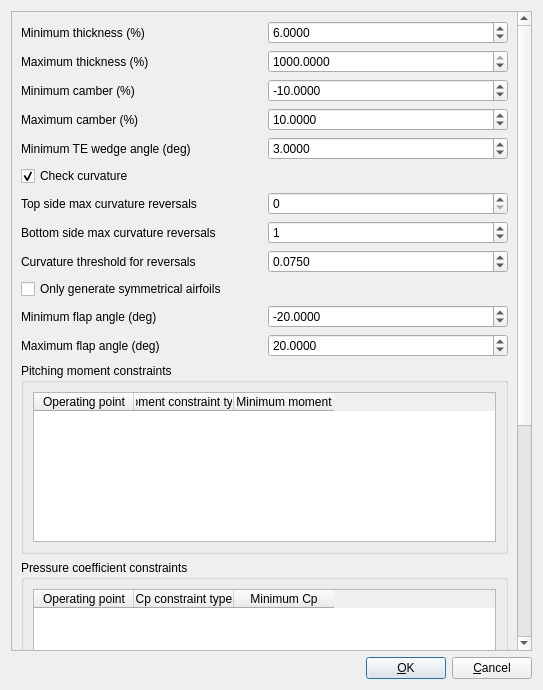
<?xml version="1.0" encoding="UTF-8"?>
<ui version="4.0">
 <class>Dialog</class>
 <widget class="QDialog" name="Dialog">
  <property name="geometry">
   <rect>
    <x>0</x>
    <y>0</y>
    <width>543</width>
    <height>690</height>
   </rect>
  </property>
  <property name="windowTitle">
   <string>Constraints</string>
  </property>
  <layout class="QVBoxLayout" name="verticalLayout_2">
   <item>
    <widget class="QScrollArea" name="scrollArea">
     <property name="widgetResizable">
      <bool>true</bool>
     </property>
     <widget class="QWidget" name="scrollAreaWidgetContents">
      <property name="geometry">
       <rect>
        <x>0</x>
        <y>0</y>
        <width>510</width>
        <height>868</height>
       </rect>
      </property>
      <layout class="QVBoxLayout" name="verticalLayout_5">
       <item>
        <layout class="QGridLayout" name="gridLayout">
         <item row="0" column="0">
          <widget class="QLabel" name="label">
           <property name="toolTip">
            <string>&lt;html&gt;&lt;head/&gt;&lt;body&gt;&lt;p&gt;Minimum allowable airfoil max thickness, as percent chord&lt;/p&gt;&lt;/body&gt;&lt;/html&gt;</string>
           </property>
           <property name="text">
            <string>Minimum thickness (%)</string>
           </property>
          </widget>
         </item>
         <item row="0" column="1">
          <widget class="QDoubleSpinBox" name="minThicknessBox">
           <property name="decimals">
            <number>4</number>
           </property>
           <property name="value">
            <double>6.000000000000000</double>
           </property>
          </widget>
         </item>
         <item row="1" column="0">
          <widget class="QLabel" name="label_2">
           <property name="toolTip">
            <string>&lt;html&gt;&lt;head/&gt;&lt;body&gt;&lt;p&gt;Maximum allowable airfoil max thickness, as percent chord&lt;/p&gt;&lt;/body&gt;&lt;/html&gt;</string>
           </property>
           <property name="text">
            <string>Maximum thickness (%)</string>
           </property>
          </widget>
         </item>
         <item row="1" column="1">
          <widget class="QDoubleSpinBox" name="maxThicknessBox">
           <property name="decimals">
            <number>4</number>
           </property>
           <property name="maximum">
            <double>1000.000000000000000</double>
           </property>
           <property name="value">
            <double>1000.000000000000000</double>
           </property>
          </widget>
         </item>
         <item row="2" column="0">
          <widget class="QLabel" name="label_3">
           <property name="toolTip">
            <string>&lt;html&gt;&lt;head/&gt;&lt;body&gt;&lt;p&gt;Minimum allowable airfoil max camber, as percent chord&lt;/p&gt;&lt;/body&gt;&lt;/html&gt;</string>
           </property>
           <property name="text">
            <string>Minimum camber (%)</string>
           </property>
          </widget>
         </item>
         <item row="2" column="1">
          <widget class="QDoubleSpinBox" name="minCamberBox">
           <property name="decimals">
            <number>4</number>
           </property>
           <property name="minimum">
            <double>-1000.000000000000000</double>
           </property>
           <property name="maximum">
            <double>1000.000000000000000</double>
           </property>
           <property name="value">
            <double>-10.000000000000000</double>
           </property>
          </widget>
         </item>
         <item row="3" column="0">
          <widget class="QLabel" name="label_4">
           <property name="toolTip">
            <string>&lt;html&gt;&lt;head/&gt;&lt;body&gt;&lt;p&gt;Maximum allowable airfoil max camber, as percent chord&lt;/p&gt;&lt;/body&gt;&lt;/html&gt;</string>
           </property>
           <property name="text">
            <string>Maximum camber (%)</string>
           </property>
          </widget>
         </item>
         <item row="3" column="1">
          <widget class="QDoubleSpinBox" name="maxCamberBox">
           <property name="decimals">
            <number>4</number>
           </property>
           <property name="minimum">
            <double>-1000.000000000000000</double>
           </property>
           <property name="maximum">
            <double>1000.000000000000000</double>
           </property>
           <property name="value">
            <double>10.000000000000000</double>
           </property>
          </widget>
         </item>
         <item row="4" column="0">
          <widget class="QLabel" name="label_5">
           <property name="toolTip">
            <string>&lt;html&gt;&lt;head/&gt;&lt;body&gt;&lt;p&gt;Minimum allowable trailing edge wedge angle, in degrees&lt;/p&gt;&lt;/body&gt;&lt;/html&gt;</string>
           </property>
           <property name="text">
            <string>Minimum TE wedge angle (deg)</string>
           </property>
          </widget>
         </item>
         <item row="4" column="1">
          <widget class="QDoubleSpinBox" name="minTEAngleBox">
           <property name="decimals">
            <number>4</number>
           </property>
           <property name="maximum">
            <double>90.000000000000000</double>
           </property>
           <property name="value">
            <double>3.000000000000000</double>
           </property>
          </widget>
         </item>
         <item row="5" column="0">
          <widget class="QCheckBox" name="checkCurvatureBox">
           <property name="toolTip">
            <string>&lt;html&gt;&lt;head/&gt;&lt;body&gt;&lt;p&gt;Whether to compute curvature and apply curvature constraints&lt;/p&gt;&lt;/body&gt;&lt;/html&gt;</string>
           </property>
           <property name="text">
            <string>Check curvature</string>
           </property>
           <property name="checked">
            <bool>true</bool>
           </property>
          </widget>
         </item>
         <item row="6" column="0">
          <widget class="QLabel" name="maxReverseTopLabel">
           <property name="toolTip">
            <string>&lt;html&gt;&lt;head/&gt;&lt;body&gt;&lt;p&gt;Max number of curvature reversals allowed on the top side&lt;/p&gt;&lt;/body&gt;&lt;/html&gt;</string>
           </property>
           <property name="text">
            <string>Top side max curvature reversals</string>
           </property>
          </widget>
         </item>
         <item row="6" column="1">
          <widget class="QSpinBox" name="maxReverseTopBox"/>
         </item>
         <item row="7" column="0">
          <widget class="QLabel" name="maxReverseBottomLabel">
           <property name="toolTip">
            <string>&lt;html&gt;&lt;head/&gt;&lt;body&gt;&lt;p&gt;Max number of curvature reversals allowed on the bottom side&lt;/p&gt;&lt;/body&gt;&lt;/html&gt;</string>
           </property>
           <property name="text">
            <string>Bottom side max curvature reversals</string>
           </property>
          </widget>
         </item>
         <item row="7" column="1">
          <widget class="QSpinBox" name="maxReverseBottomBox">
           <property name="value">
            <number>1</number>
           </property>
          </widget>
         </item>
         <item row="8" column="0">
          <widget class="QLabel" name="curveThresholdLabel">
           <property name="toolTip">
            <string>&lt;html&gt;&lt;head/&gt;&lt;body&gt;&lt;p&gt;Minimum value of curvature to be identified as a reversal&lt;/p&gt;&lt;/body&gt;&lt;/html&gt;</string>
           </property>
           <property name="text">
            <string>Curvature threshold for reversals</string>
           </property>
          </widget>
         </item>
         <item row="8" column="1">
          <widget class="QDoubleSpinBox" name="curveThresholdBox">
           <property name="decimals">
            <number>4</number>
           </property>
           <property name="singleStep">
            <double>0.005000000000000</double>
           </property>
           <property name="value">
            <double>0.075000000000000</double>
           </property>
          </widget>
         </item>
         <item row="9" column="0">
          <widget class="QCheckBox" name="symmetricalBox">
           <property name="text">
            <string>Only generate symmetrical airfoils</string>
           </property>
          </widget>
         </item>
         <item row="10" column="0">
          <widget class="QLabel" name="label_6">
           <property name="toolTip">
            <string>&lt;html&gt;&lt;head/&gt;&lt;body&gt;&lt;p&gt;Smallest (most negative) angle allowed when optimizing flap deflections&lt;/p&gt;&lt;/body&gt;&lt;/html&gt;</string>
           </property>
           <property name="text">
            <string>Minimum flap angle (deg)</string>
           </property>
          </widget>
         </item>
         <item row="10" column="1">
          <widget class="QDoubleSpinBox" name="minFlapAngleBox">
           <property name="decimals">
            <number>4</number>
           </property>
           <property name="minimum">
            <double>-99.989999999999995</double>
           </property>
           <property name="value">
            <double>-20.000000000000000</double>
           </property>
          </widget>
         </item>
         <item row="11" column="0">
          <widget class="QLabel" name="label_7">
           <property name="toolTip">
            <string>&lt;html&gt;&lt;head/&gt;&lt;body&gt;&lt;p&gt;Largest angle allowed when optimizing flap deflections&lt;/p&gt;&lt;/body&gt;&lt;/html&gt;</string>
           </property>
           <property name="text">
            <string>Maximum flap angle (deg)</string>
           </property>
          </widget>
         </item>
         <item row="11" column="1">
          <widget class="QDoubleSpinBox" name="maxFlapAngleBox">
           <property name="decimals">
            <number>4</number>
           </property>
           <property name="minimum">
            <double>-99.989999999999995</double>
           </property>
           <property name="value">
            <double>20.000000000000000</double>
           </property>
          </widget>
         </item>
        </layout>
       </item>
       <item>
        <widget class="QGroupBox" name="groupBox">
         <property name="sizePolicy">
          <sizepolicy hsizetype="Preferred" vsizetype="MinimumExpanding">
           <horstretch>0</horstretch>
           <verstretch>0</verstretch>
          </sizepolicy>
         </property>
         <property name="minimumSize">
          <size>
           <width>0</width>
           <height>150</height>
          </size>
         </property>
         <property name="title">
          <string>Pitching moment constraints</string>
         </property>
         <layout class="QVBoxLayout" name="verticalLayout">
          <property name="sizeConstraint">
           <enum>QLayout::SetMinimumSize</enum>
          </property>
          <item>
           <widget class="QTableWidget" name="momentTable">
            <property name="sizePolicy">
             <sizepolicy hsizetype="Expanding" vsizetype="Expanding">
              <horstretch>0</horstretch>
              <verstretch>0</verstretch>
             </sizepolicy>
            </property>
            <property name="minimumSize">
             <size>
              <width>0</width>
              <height>150</height>
             </size>
            </property>
            <attribute name="horizontalHeaderHighlightSections">
             <bool>false</bool>
            </attribute>
            <column>
             <property name="text">
              <string>Operating point</string>
             </property>
            </column>
            <column>
             <property name="text">
              <string>Moment constraint type</string>
             </property>
            </column>
            <column>
             <property name="text">
              <string>Minimum moment</string>
             </property>
            </column>
           </widget>
          </item>
         </layout>
        </widget>
       </item>
       <item>
        <widget class="QGroupBox" name="groupBox_3">
         <property name="minimumSize">
          <size>
           <width>0</width>
           <height>150</height>
          </size>
         </property>
         <property name="title">
          <string>Pressure coefficient constraints</string>
         </property>
         <layout class="QVBoxLayout" name="verticalLayout_4">
          <property name="sizeConstraint">
           <enum>QLayout::SetMinimumSize</enum>
          </property>
          <item>
           <widget class="QTableWidget" name="cpTable">
            <property name="minimumSize">
             <size>
              <width>0</width>
              <height>150</height>
             </size>
            </property>
            <column>
             <property name="text">
              <string>Operating point</string>
             </property>
            </column>
            <column>
             <property name="text">
              <string>Cp constraint type</string>
             </property>
            </column>
            <column>
             <property name="text">
              <string>Minimum Cp</string>
             </property>
            </column>
           </widget>
          </item>
         </layout>
        </widget>
       </item>
       <item>
        <widget class="QGroupBox" name="groupBox_2">
         <property name="sizePolicy">
          <sizepolicy hsizetype="Preferred" vsizetype="MinimumExpanding">
           <horstretch>0</horstretch>
           <verstretch>0</verstretch>
          </sizepolicy>
         </property>
         <property name="minimumSize">
          <size>
           <width>0</width>
           <height>150</height>
          </size>
         </property>
         <property name="title">
          <string>Additional thickness constraints</string>
         </property>
         <layout class="QVBoxLayout" name="verticalLayout_3">
          <property name="sizeConstraint">
           <enum>QLayout::SetMinimumSize</enum>
          </property>
          <item>
           <layout class="QHBoxLayout" name="horizontalLayout_2">
            <item>
             <widget class="QPushButton" name="addButton">
              <property name="text">
               <string>&amp;Add</string>
              </property>
             </widget>
            </item>
            <item>
             <widget class="QPushButton" name="deleteButton">
              <property name="enabled">
               <bool>false</bool>
              </property>
              <property name="text">
               <string>&amp;Delete selected</string>
              </property>
             </widget>
            </item>
            <item>
             <spacer name="horizontalSpacer_2">
              <property name="orientation">
               <enum>Qt::Horizontal</enum>
              </property>
              <property name="sizeHint" stdset="0">
               <size>
                <width>40</width>
                <height>20</height>
               </size>
              </property>
             </spacer>
            </item>
           </layout>
          </item>
          <item>
           <widget class="QTableWidget" name="thicknessTable">
            <property name="sizePolicy">
             <sizepolicy hsizetype="Expanding" vsizetype="Expanding">
              <horstretch>0</horstretch>
              <verstretch>0</verstretch>
             </sizepolicy>
            </property>
            <property name="minimumSize">
             <size>
              <width>0</width>
              <height>150</height>
             </size>
            </property>
            <attribute name="horizontalHeaderHighlightSections">
             <bool>false</bool>
            </attribute>
            <column>
             <property name="text">
              <string>Location (x/c)</string>
             </property>
            </column>
            <column>
             <property name="text">
              <string>Min thickness (%)</string>
             </property>
            </column>
            <column>
             <property name="text">
              <string>Max thickness (%)</string>
             </property>
            </column>
           </widget>
          </item>
         </layout>
        </widget>
       </item>
      </layout>
     </widget>
    </widget>
   </item>
   <item>
    <layout class="QHBoxLayout" name="horizontalLayout">
     <item>
      <spacer name="horizontalSpacer">
       <property name="orientation">
        <enum>Qt::Horizontal</enum>
       </property>
       <property name="sizeHint" stdset="0">
        <size>
         <width>40</width>
         <height>20</height>
        </size>
       </property>
      </spacer>
     </item>
     <item>
      <widget class="QPushButton" name="okButton">
       <property name="text">
        <string>&amp;OK</string>
       </property>
       <property name="autoDefault">
        <bool>true</bool>
       </property>
       <property name="default">
        <bool>true</bool>
       </property>
      </widget>
     </item>
     <item>
      <widget class="QPushButton" name="cancelButton">
       <property name="text">
        <string>&amp;Cancel</string>
       </property>
       <property name="autoDefault">
        <bool>true</bool>
       </property>
      </widget>
     </item>
    </layout>
   </item>
  </layout>
 </widget>
 <tabstops>
  <tabstop>scrollArea</tabstop>
  <tabstop>minThicknessBox</tabstop>
  <tabstop>maxThicknessBox</tabstop>
  <tabstop>minCamberBox</tabstop>
  <tabstop>maxCamberBox</tabstop>
  <tabstop>minTEAngleBox</tabstop>
  <tabstop>checkCurvatureBox</tabstop>
  <tabstop>maxReverseTopBox</tabstop>
  <tabstop>maxReverseBottomBox</tabstop>
  <tabstop>curveThresholdBox</tabstop>
  <tabstop>symmetricalBox</tabstop>
  <tabstop>minFlapAngleBox</tabstop>
  <tabstop>maxFlapAngleBox</tabstop>
  <tabstop>momentTable</tabstop>
  <tabstop>cpTable</tabstop>
  <tabstop>addButton</tabstop>
  <tabstop>deleteButton</tabstop>
  <tabstop>thicknessTable</tabstop>
  <tabstop>okButton</tabstop>
  <tabstop>cancelButton</tabstop>
 </tabstops>
 <resources/>
 <connections>
  <connection>
   <sender>okButton</sender>
   <signal>clicked()</signal>
   <receiver>Dialog</receiver>
   <slot>accept()</slot>
   <hints>
    <hint type="sourcelabel">
     <x>232</x>
     <y>593</y>
    </hint>
    <hint type="destinationlabel">
     <x>303</x>
     <y>328</y>
    </hint>
   </hints>
  </connection>
  <connection>
   <sender>cancelButton</sender>
   <signal>clicked()</signal>
   <receiver>Dialog</receiver>
   <slot>reject()</slot>
   <hints>
    <hint type="sourcelabel">
     <x>352</x>
     <y>593</y>
    </hint>
    <hint type="destinationlabel">
     <x>303</x>
     <y>328</y>
    </hint>
   </hints>
  </connection>
 </connections>
</ui>
